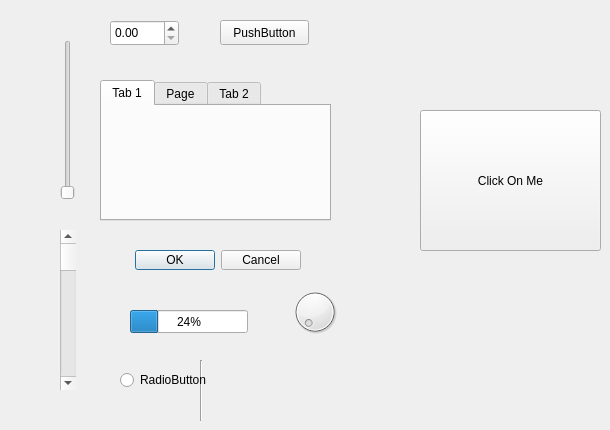
  <widget class="QWidget" name="centralwidget">
   <widget class="QSlider" name="verticalSlider">
    <property name="geometry">
     <rect>
      <x>60</x>
      <y>40</y>
      <width>16</width>
      <height>160</height>
     </rect>
    </property>
    <property name="orientation">
     <enum>Qt::Vertical</enum>
    </property>
   </widget>
   <widget class="QScrollBar" name="verticalScrollBar">
    <property name="geometry">
     <rect>
      <x>60</x>
      <y>230</y>
      <width>16</width>
      <height>160</height>
     </rect>
    </property>
    <property name="orientation">
     <enum>Qt::Vertical</enum>
    </property>
   </widget>
   <widget class="QDial" name="dial">
    <property name="geometry">
     <rect>
      <x>290</x>
      <y>280</y>
      <width>50</width>
      <height>64</height>
     </rect>
    </property>
   </widget>
   <widget class="QDoubleSpinBox" name="doubleSpinBox">
    <property name="geometry">
     <rect>
      <x>110</x>
      <y>20</y>
      <width>69</width>
      <height>26</height>
     </rect>
    </property>
   </widget>
   <widget class="QDialogButtonBox" name="buttonBox">
    <property name="geometry">
     <rect>
      <x>100</x>
      <y>250</y>
      <width>201</width>
      <height>20</height>
     </rect>
    </property>
    <property name="standardButtons">
     <set>QDialogButtonBox::Cancel|QDialogButtonBox::Ok</set>
    </property>
   </widget>
   <widget class="QTabWidget" name="tabWidget">
    <property name="geometry">
     <rect>
      <x>100</x>
      <y>80</y>
      <width>231</width>
      <height>141</height>
     </rect>
    </property>
    <widget class="QWidget" name="tab">
     <attribute name="title">
      <string>Tab 1</string>
     </attribute>
    </widget>
    <widget class="QWidget" name="tab_3">
     <attribute name="title">
      <string>Page</string>
     </attribute>
    </widget>
    <widget class="QWidget" name="tab_2">
     <attribute name="title">
      <string>Tab 2</string>
     </attribute>
    </widget>
   </widget>
   <widget class="QPushButton" name="pushButton">
    <property name="geometry">
     <rect>
      <x>220</x>
      <y>20</y>
      <width>89</width>
      <height>25</height>
     </rect>
    </property>
    <property name="text">
     <string>PushButton</string>
    </property>
   </widget>
   <widget class="Line" name="line">
    <property name="geometry">
     <rect>
      <x>200</x>
      <y>360</y>
      <width>3</width>
      <height>61</height>
     </rect>
    </property>
    <property name="orientation">
     <enum>Qt::Vertical</enum>
    </property>
   </widget>
   <widget class="QProgressBar" name="progressBar">
    <property name="geometry">
     <rect>
      <x>130</x>
      <y>310</y>
      <width>118</width>
      <height>23</height>
     </rect>
    </property>
    <property name="value">
     <number>24</number>
    </property>
   </widget>
   <widget class="QRadioButton" name="radioButton">
    <property name="geometry">
     <rect>
      <x>120</x>
      <y>370</y>
      <width>112</width>
      <height>20</height>
     </rect>
    </property>
    <property name="text">
     <string>RadioButton</string>
    </property>
   </widget>
   <widget class="QPushButton" name="pushButton_2">
    <property name="geometry">
     <rect>
      <x>420</x>
      <y>110</y>
      <width>181</width>
      <height>141</height>
     </rect>
    </property>
    <property name="statusTip">
     <string>Click on it!!!</string>
    </property>
    <property name="text">
     <string>Click On Me</string>
    </property>
   </widget>
  </widget>
